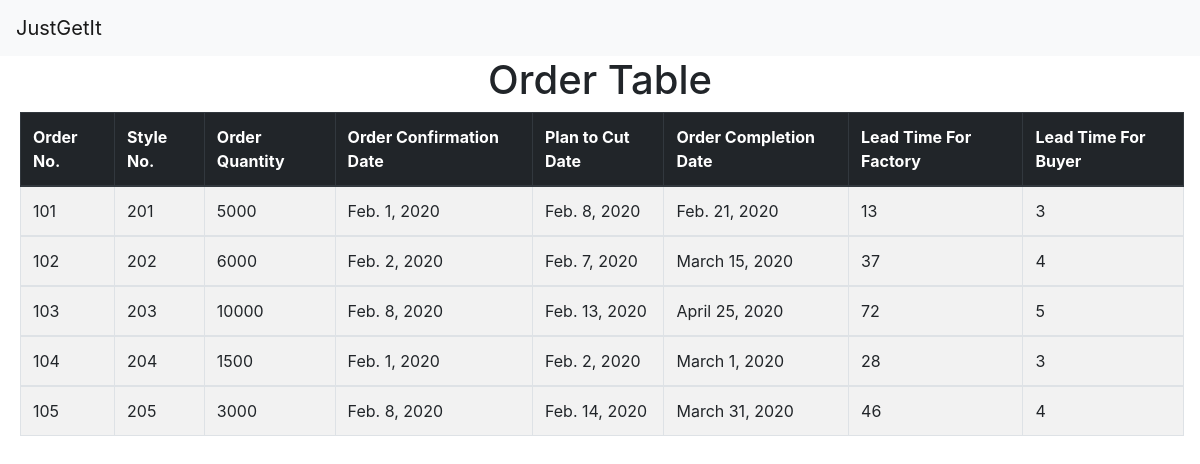
/ordtable, run on the app's committed database.
### loadplan/models.py (models this page shows)
class Ord(models.Model):
    orderno = models.IntegerField()
    styleno = models.IntegerField()
    orderqty = models.IntegerField()
    ordercd = models.DateField()
    plancd = models.DateField()
    ocd = models.DateField()
    ltf = models.IntegerField()
    ltb = models.IntegerField()

### loadplan/views.py (the view)
# urls.py: path('ordtable', views.ordtable, name='ordtable'),
def ordtable(request):
    allorder = Ord.objects.all()
    return render(request,'ordtable.html', {'allorder': allorder})

### templates/ordtable.html
{% extends 'base.html' %}
    {% block content %}
    <div class="container text-center">
        <h1>Order Table</h1>
    </div>
    <table class="table table-hover table-striped table-bordered" style="width: 97%; margin-left: 20px">
        <thead class="thead-dark">
          <tr>
            <th scope="col">Order No.</th>
            <th scope="col">Style No.</th>
            <th scope="col">Order Quantity</th>
            <th scope="col">Order Confirmation Date</th>
            <th scope="col">Plan to Cut Date</th>
            <th scope="col">Order Completion Date</th>
            <th scope="col">Lead Time For Factory</th>
            <th scope="col">Lead Time For Buyer</th>
          </tr>
        </thead>
    {% for a in allorder %}
        <tbody>
          <tr>
            <td>{{a.orderno}}</td>
            <td>{{a.styleno}}</td>
            <td>{{a.orderqty}}</td>
            <td>{{a.ordercd}}</td>
            <td>{{a.plancd}}</td>
            <td>{{a.ocd}}</td>
            <td>{{a.ltf}}</td>
            <td>{{a.ltb}}</td>
          </tr>
        </tbody>
    {% endfor %}
      </table>
{% endblock %}

### data on the page
Ord: orderno "101", styleno "201", orderqty "5000", ordercd "Feb. 1, 2020", plancd "Feb. 8, 2020", ocd "Feb. 21, 2020", ltf "13", ltb "3"
Ord: orderno "102", styleno "202", orderqty "6000", ordercd "Feb. 2, 2020", plancd "Feb. 7, 2020", ocd "March 15, 2020", ltf "37", ltb "4"
Ord: orderno "103", styleno "203", orderqty "10000", ordercd "Feb. 8, 2020", plancd "Feb. 13, 2020", ocd "April 25, 2020", ltf "72", ltb "5"
Ord: orderno "104", styleno "204", orderqty "1500", ordercd "Feb. 1, 2020", plancd "Feb. 2, 2020", ocd "March 1, 2020", ltf "28", ltb "3"
Ord: orderno "105", styleno "205", orderqty "3000", ordercd "Feb. 8, 2020", plancd "Feb. 14, 2020", ocd "March 31, 2020", ltf "46", ltb "4"
